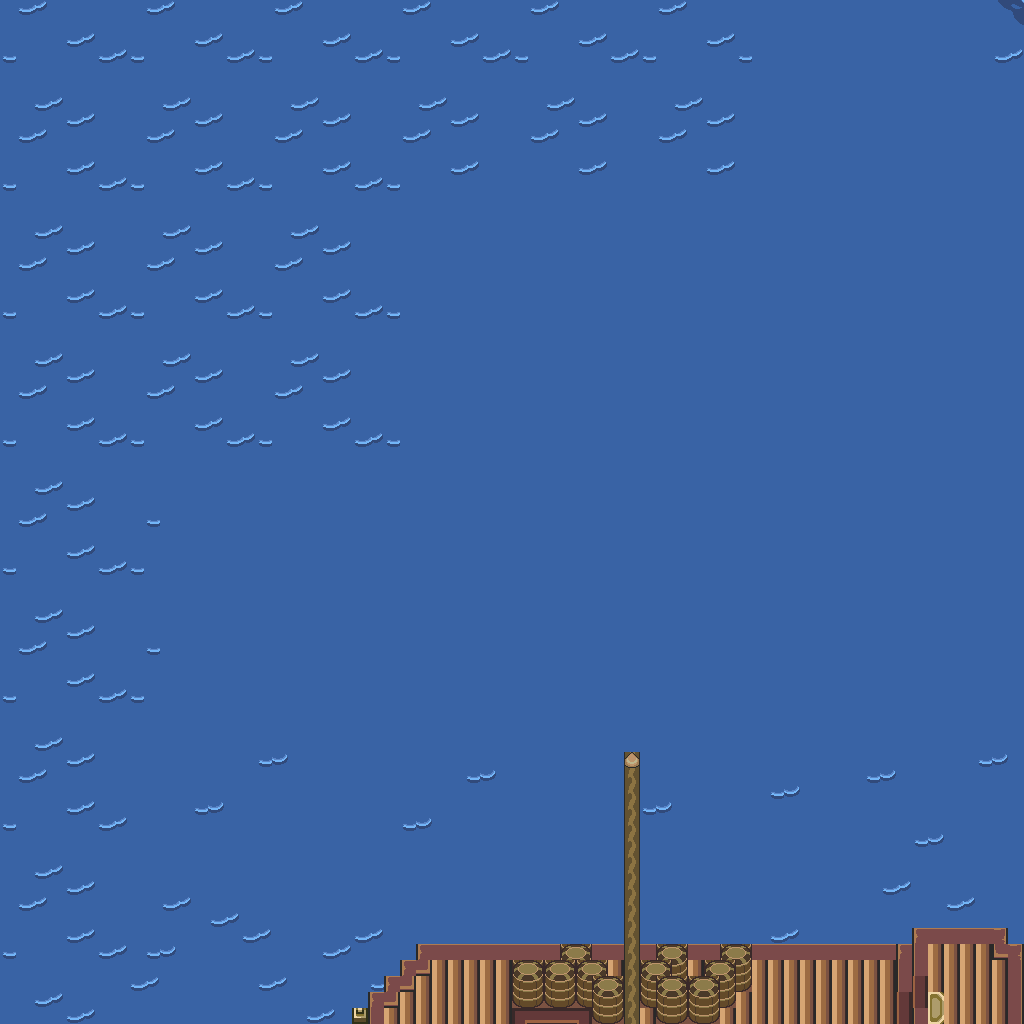

The image is a tile-based game level rendered from a .tmx file. Its description and source (layers, tilesets, objects; grid data summarised) follow:
An orthogonal 64x64 tile map with 16x16 px tiles, 1 tile layer (base), 2 hidden layers not drawn and 4 objects.

<map version="1.10" tiledversion="1.12.1" orientation="orthogonal" renderorder="right-down" width="64" height="64" tilewidth="16" tileheight="16" infinite="0" nextlayerid="4" nextobjectid="5">
 <tileset firstgid="1" source="../classiciphone_pics4.tsx" />
 <layer id="1" name="base" width="64" height="64">
  <data>[4096 cells, 4096 non-empty, 29 distinct tile ids]</data>
 </layer>
 <layer id="2" name="collision" width="64" height="64" visible="0">
  <properties><property name="collision" value="true" /></properties>
  <data>[4096 cells, 119 non-empty, 1 distinct tile ids]</data>
 </layer>
 <layer id="3" name="water" width="64" height="64" visible="0">
  <properties><property name="terrain" value="water" /></properties>
  <data>[4096 cells, 3878 non-empty, 1 distinct tile ids]</data>
 </layer>
 <objectgroup id="4" name="npcs">
  <object id="1" x="928.0" y="976.0" width="16" height="16">
   <properties>
    <property name="script" type="string">-- Auto-converted from GraalScript
-- // Graal v1.3 NPC by Stefan Knorr
-- if (created) {
-- // Initialize the attributes
-- showcharacter;
-- setcharprop #3,head251.png;
-- setcharprop #C0,blue;
-- setcharprop #C1,black;
-- setcharprop #C2,black;
-- setcharprop #C3,blue;
-- setcharprop #C4,black;
-- setcharprop #n,PIRATE CAPTAIN CHIMP;
-- ap=0;
-- dir = 1;
-- x=x+0.5;
end
-- [CLIENT-SIDE — server no-op]
-- if (playertouchsme) {
-- say2 HAR HAR HAR IM A PIRATE!!!#b
-- YES THATS RIGHT IM THE#b
-- PIRATE CAPTAIN!!!!#b
-- #b
-- MUWAHAHAHAHAGAHAHAHA;
-- }</property>
   </properties>
  </object>
  <object id="2" x="848.0" y="944.0" width="16" height="16">
   <properties>
    <property name="script" type="string">-- Auto-converted from GraalScript
-- // Graal v1.3 NPC by Stefan Knorr
-- if (created) {
-- // Initialize the attributes
-- showcharacter;
-- setcharprop #3,head224.png;
-- setcharprop #C0,black;
-- setcharprop #C1,black;
-- setcharprop #C2,orange;
-- setcharprop #C3,black;
-- setcharprop #C4,black;
-- setcharprop #2,no-shield.png;
-- setcharprop #n,Pirate Greg;
-- dir = 1;
-- ap=0;
end
-- [CLIENT-SIDE — server no-op]
-- if (playertouchsme) {
-- say2 arrrr I be ye first mate#b
-- of this here pirate boat!;
-- }</property>
   </properties>
  </object>
  <object id="3" x="944.0" y="1008.0" width="16" height="16">
   <properties>
    <property name="gani" value="tntpack.png" />
    <property name="script" type="string">-- Auto-converted from GraalScript
-- [CLIENT-SIDE — server no-op]
-- function onCreated() {
-- drawunderplayer();
-- }</property>
   </properties>
  </object>
  <object id="4" x="320.0" y="1008.0" width="16" height="16">
   <properties>
    <property name="script" type="string">-- Auto-converted from GraalScript
-- // Graal v1.3 NPC by Stefan Knorr
-- if (created) {
-- // Initialize the attributes
-- showcharacter;
-- setcharprop #3,head144.png;
-- setcharprop #C0,orange;
-- setcharprop #C1,black;
-- setcharprop #C2,black;
-- setcharprop #C3,black;
-- setcharprop #C4,black;
-- setcharprop #2,no-shield.png;
-- setcharprop #n,Pirate Brian ;
-- dir = 1; ap=0;
end
-- if(playerenters){
-- message I'm king of the world!!!!!!!!;
end</property>
   </properties>
  </object>
 </objectgroup>
</map>
